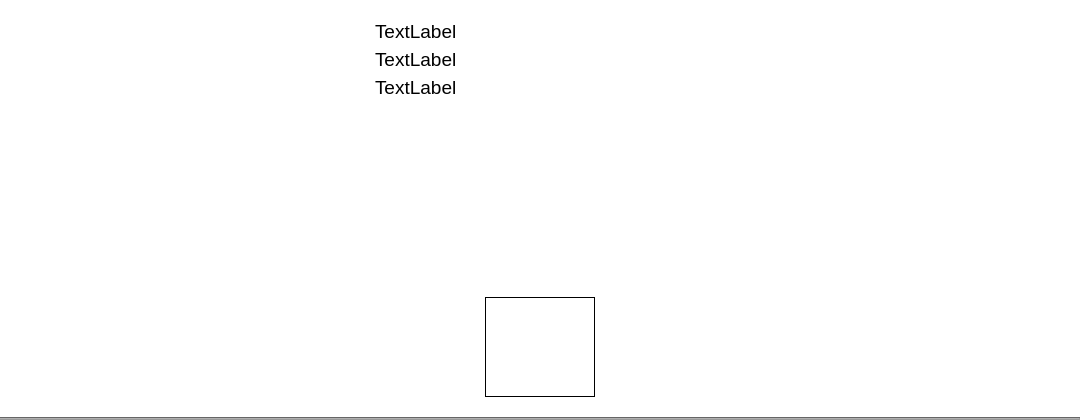
<?xml version="1.0" encoding="UTF-8"?>
<ui version="4.0">
 <class>ItemShoppingCar</class>
 <widget class="QWidget" name="ItemShoppingCar">
  <property name="geometry">
   <rect>
    <x>0</x>
    <y>0</y>
    <width>1080</width>
    <height>420</height>
   </rect>
  </property>
  <property name="windowTitle">
   <string>Form</string>
  </property>
  <layout class="QGridLayout" name="gridLayout">
   <property name="leftMargin">
    <number>0</number>
   </property>
   <property name="topMargin">
    <number>0</number>
   </property>
   <property name="rightMargin">
    <number>0</number>
   </property>
   <property name="bottomMargin">
    <number>0</number>
   </property>
   <property name="spacing">
    <number>0</number>
   </property>
   <item row="0" column="0">
    <widget class="QWidget" name="wBg" native="true">
     <property name="styleSheet">
      <string notr="true">QWidget#wBg{background-color: rgb(255, 255, 255);}</string>
     </property>
     <layout class="QGridLayout" name="gridLayout_2">
      <property name="leftMargin">
       <number>0</number>
      </property>
      <property name="topMargin">
       <number>0</number>
      </property>
      <property name="rightMargin">
       <number>0</number>
      </property>
      <property name="bottomMargin">
       <number>0</number>
      </property>
      <property name="spacing">
       <number>0</number>
      </property>
      <item row="0" column="0">
       <widget class="QWidget" name="widget_4" native="true">
        <layout class="QGridLayout" name="gridLayout_5">
         <property name="leftMargin">
          <number>20</number>
         </property>
         <property name="topMargin">
          <number>20</number>
         </property>
         <property name="rightMargin">
          <number>20</number>
         </property>
         <property name="bottomMargin">
          <number>20</number>
         </property>
         <property name="horizontalSpacing">
          <number>0</number>
         </property>
         <property name="verticalSpacing">
          <number>15</number>
         </property>
         <item row="0" column="0">
          <widget class="ItemImage" name="wImage" native="true">
           <property name="minimumSize">
            <size>
             <width>150</width>
             <height>0</height>
            </size>
           </property>
           <property name="maximumSize">
            <size>
             <width>340</width>
             <height>420</height>
            </size>
           </property>
          </widget>
         </item>
         <item row="0" column="1">
          <widget class="QWidget" name="wOther" native="true">
           <property name="sizePolicy">
            <sizepolicy hsizetype="Minimum" vsizetype="Preferred">
             <horstretch>0</horstretch>
             <verstretch>0</verstretch>
            </sizepolicy>
           </property>
           <layout class="QGridLayout" name="gridLayout_3">
            <property name="leftMargin">
             <number>15</number>
            </property>
            <property name="topMargin">
             <number>0</number>
            </property>
            <property name="rightMargin">
             <number>20</number>
            </property>
            <property name="bottomMargin">
             <number>0</number>
            </property>
            <property name="verticalSpacing">
             <number>5</number>
            </property>
            <item row="3" column="1">
             <spacer name="verticalSpacer">
              <property name="orientation">
               <enum>Qt::Vertical</enum>
              </property>
              <property name="sizeHint" stdset="0">
               <size>
                <width>20</width>
                <height>40</height>
               </size>
              </property>
             </spacer>
            </item>
            <item row="4" column="1">
             <widget class="QWidget" name="wContrl" native="true">
              <property name="minimumSize">
               <size>
                <width>0</width>
                <height>100</height>
               </size>
              </property>
              <property name="maximumSize">
               <size>
                <width>16777215</width>
                <height>100</height>
               </size>
              </property>
              <layout class="QGridLayout" name="gridLayout_4">
               <property name="leftMargin">
                <number>0</number>
               </property>
               <property name="topMargin">
                <number>0</number>
               </property>
               <property name="rightMargin">
                <number>0</number>
               </property>
               <property name="bottomMargin">
                <number>0</number>
               </property>
               <property name="spacing">
                <number>0</number>
               </property>
               <item row="0" column="0">
                <widget class="RPushButton" name="btnAdd" native="true">
                 <property name="minimumSize">
                  <size>
                   <width>30</width>
                   <height>30</height>
                  </size>
                 </property>
                 <property name="maximumSize">
                  <size>
                   <width>300</width>
                   <height>300</height>
                  </size>
                 </property>
                 <property name="styleSheet">
                  <string notr="true">border-image: url(:/image/res/images/icon/icon_add.png);</string>
                 </property>
                </widget>
               </item>
               <item row="0" column="1">
                <widget class="QLabel" name="lbNums">
                 <property name="styleSheet">
                  <string notr="true">background-color: rgb(255, 255, 255);</string>
                 </property>
                 <property name="frameShape">
                  <enum>QFrame::Panel</enum>
                 </property>
                 <property name="text">
                  <string/>
                 </property>
                 <property name="alignment">
                  <set>Qt::AlignCenter</set>
                 </property>
                </widget>
               </item>
               <item row="0" column="2">
                <widget class="RPushButton" name="btnSub" native="true">
                 <property name="minimumSize">
                  <size>
                   <width>30</width>
                   <height>30</height>
                  </size>
                 </property>
                 <property name="maximumSize">
                  <size>
                   <width>300</width>
                   <height>300</height>
                  </size>
                 </property>
                 <property name="styleSheet">
                  <string notr="true">
border-image: url(:/image/res/images/icon/icon_sub.png);
</string>
                 </property>
                </widget>
               </item>
              </layout>
             </widget>
            </item>
            <item row="4" column="2">
             <spacer name="horizontalSpacer">
              <property name="orientation">
               <enum>Qt::Horizontal</enum>
              </property>
              <property name="sizeType">
               <enum>QSizePolicy::Minimum</enum>
              </property>
              <property name="sizeHint" stdset="0">
               <size>
                <width>40</width>
                <height>20</height>
               </size>
              </property>
             </spacer>
            </item>
            <item row="2" column="1" colspan="2">
             <widget class="QLabel" name="lbCost">
              <property name="font">
               <font>
                <pointsize>14</pointsize>
               </font>
              </property>
              <property name="text">
               <string>TextLabel</string>
              </property>
             </widget>
            </item>
            <item row="1" column="1" colspan="2">
             <widget class="QLabel" name="lbSize">
              <property name="font">
               <font>
                <pointsize>14</pointsize>
               </font>
              </property>
              <property name="text">
               <string>TextLabel</string>
              </property>
             </widget>
            </item>
            <item row="0" column="1" colspan="2">
             <widget class="QLabel" name="lbName">
              <property name="font">
               <font>
                <pointsize>14</pointsize>
               </font>
              </property>
              <property name="text">
               <string>TextLabel</string>
              </property>
             </widget>
            </item>
           </layout>
          </widget>
         </item>
        </layout>
       </widget>
      </item>
      <item row="1" column="0">
       <widget class="Line" name="line">
        <property name="minimumSize">
         <size>
          <width>0</width>
          <height>0</height>
         </size>
        </property>
        <property name="styleSheet">
         <string notr="true">background-color: rgb(153, 153, 153);</string>
        </property>
        <property name="lineWidth">
         <number>1</number>
        </property>
        <property name="midLineWidth">
         <number>0</number>
        </property>
        <property name="orientation">
         <enum>Qt::Horizontal</enum>
        </property>
       </widget>
      </item>
     </layout>
    </widget>
   </item>
  </layout>
 </widget>
 <customwidgets>
  <customwidget>
   <class>RPushButton</class>
   <extends>QWidget</extends>
   <header>RPushButton.h</header>
   <container>1</container>
  </customwidget>
  <customwidget>
   <class>ItemImage</class>
   <extends>QWidget</extends>
   <header>ItemImage.h</header>
   <container>1</container>
  </customwidget>
 </customwidgets>
 <resources/>
 <connections/>
</ui>
